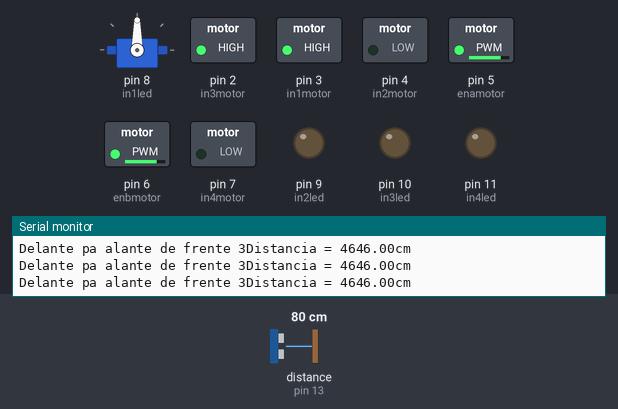
The sketch below on a simulated Arduino Uno, built with avr-gcc and run on an emulated ATmega328P. Shown: servo, switched loads named in the sketch (green lamp = pin HIGH), output pins drawn as LEDs (lit = HIGH), the last lines printed to the serial monitor. Wiring (inferred from the names in the program): ultrasonic range finder: trigger pin 12; echo pin 13. The test bench sets the inputs (shaded band); at power-on: distance to the obstacle (sensor on pin 13) 80 cm. The echo pulse lasts 58.3 µs per cm; random numbers use the default seed unless the sketch sets one; pins used as bus, display or sensor lines are not drawn.

Above: at 1.2 s.
1.3 s: distance to the obstacle (sensor on pin 13) set to 56 cm
4.3 s: distance to the obstacle (sensor on pin 13) set to 47 cm
At 5.0 s:
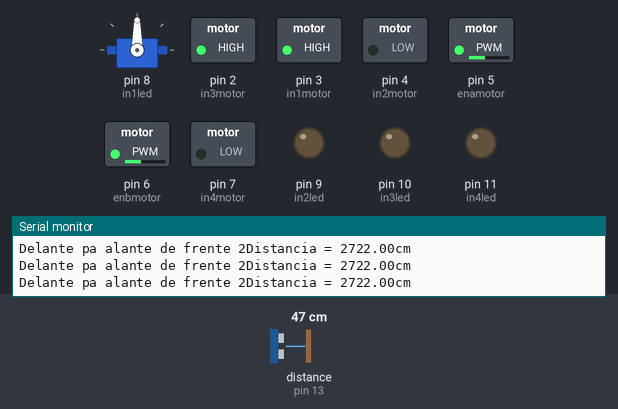
5.8 s: distance to the obstacle (sensor on pin 13) set to 30 cm
8.8 s: distance to the obstacle (sensor on pin 13) set to 25 cm
At 10.1 s:
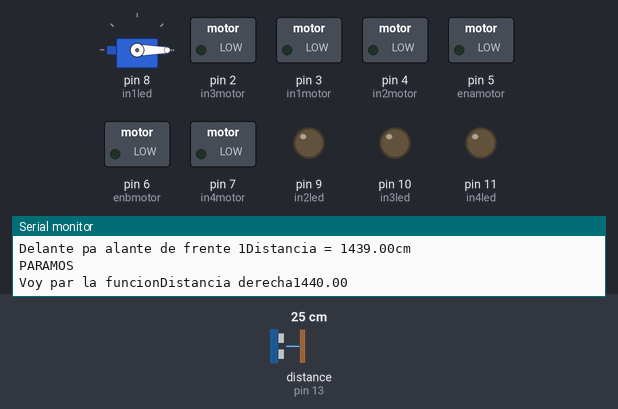
At 12.9 s:
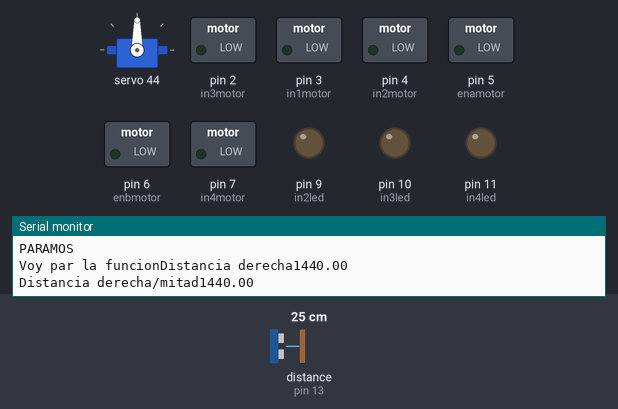
Timing chart, 0 to 23.8 s (numbered marks = the images above; inputs shaded):
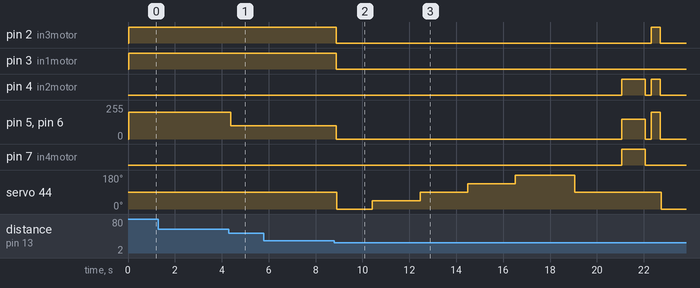

Measured:
- the behaviour switches between 52 and 51 cm on distance to the obstacle (sensor on pin 13) (found by bisection; images 0 and 1)
- the behaviour switches between 27 and 26 cm on distance to the obstacle (sensor on pin 13) (found by bisection; images 1 and 2)
- after the input at 4.3 s, pin 5 (enamotor), pin 6 (enbmotor): 200/255 → 100/255 after 0.08 s
- after the input at 8.8 s, pin 2 (in3motor): HIGH → LOW after 0.07 s, → HIGH 13.4 s later, → LOW 0.40 s later; pin 3 (in1motor): HIGH → LOW after 0.07 s

The sketch:

Arduino-Code.ino
```cpp
// 8 IN1 LEDS wire red
// 9  IN2 LEDS wire yellow
// 10 IN3 LEDS wire orange
// 11 IN4 LEDS wire green
// 12 TRLG SENSOR
// 13 ECHO SENSOR
// GND PLACA GND SENSOR
// VCC +5V DEL SENSOR AL MOTOR
// 7  IN4 MOTOR
// 6 ENB MOTOR
// 5 ENA MOTOR
// 4 IN2 MOTOR
// 3 IN1 MOTOR
// 2 IN3 MOTOR
// GND MOTOR GND PLACA
// +12V VIN PLACA
// +5V PLACA VCC LEDS
// GND PLACA GND LEDS
//

// Include the string library
#include <Servo.h>

Servo servoMotor;

int in1led = 8;// 8 IN1 LEDS
int in2led = 9;// 9  IN2 LEDS
int in3led = 10;// 10 IN3 LEDS
int in4led = 11;// 11 IN4 LEDS

int trigsensor = 12;// 12 TRIG SENSOR
int echosensor = 13;// 13 ECHO SENSOR

int in4motor = 7;// 7  IN4 MOTOR
int enbmotor = 6;// 6 ENB MOTOR
int enamotor = 5;// 5 ENA MOTOR
int in2motor = 4;// 4 IN2 MOTOR
int in1motor = 3;// 3 IN1 MOTOR
int in3motor = 2;// 2 IN3 MOTOR

int velocidadCoche = 100;
float distancia = 0.0;
int estado = 'g';
bool revisando = false;
float tdst[2][3]; // [fila][columna]


// Para hacer prints en consola Serial.printIn(string o variable)

void setup() {
    Serial.begin(9600);

    servoMotor.attach(8);

    // El trig del sensor se utiliza para enviar señal al sensor para que
    // que nos envie una señal de la distancia
    pinMode(trigsensor, OUTPUT);
    // Recibimos respuesta de la distancia del sensor
    pinMode(echosensor, INPUT);
    // Ponemos todos las conexiones al motor en OUTPUT ya que no queremos
    // recibir ninguna señal del motor
    pinMode(in4motor, OUTPUT);
    pinMode(enbmotor, OUTPUT);
    pinMode(enamotor, OUTPUT);
    pinMode(in2motor, OUTPUT);
    pinMode(in1motor, OUTPUT);
    pinMode(in3motor, OUTPUT);

    // Leds
    pinMode(in1led, OUTPUT);
    pinMode(in2led, OUTPUT);
    pinMode(in3led, OUTPUT);
    pinMode(in4led, OUTPUT);
}

void derecha() {
    // Ponemos potencia de los motores
    analogWrite(enamotor, velocidadCoche);
    analogWrite(enbmotor, velocidadCoche);

    // hacemos que vaya hacia delante
    digitalWrite(in1motor, LOW);
    digitalWrite(in2motor, HIGH);
    digitalWrite(in3motor, HIGH);
    digitalWrite(in4motor, LOW);
}

void izquierda() {
    // Ponemos potencia de los motores
    analogWrite(enamotor, velocidadCoche);
    analogWrite(enbmotor, velocidadCoche);

    // hacemos que vaya hacia atras
    digitalWrite(in1motor, HIGH);
    digitalWrite(in2motor, LOW);
    digitalWrite(in3motor, LOW);
    digitalWrite(in4motor, HIGH);
}

void delante() {
    // Ponemos potencia de los motores
    analogWrite(enamotor, velocidadCoche);
    analogWrite(enbmotor, velocidadCoche);

    // hacemos que vaya hacia delante
    digitalWrite(in1motor, HIGH);
    digitalWrite(in2motor, LOW);
    digitalWrite(in3motor, HIGH);
    digitalWrite(in4motor, LOW);
}

void atras() {
    // Ponemos potencia de los motores
    analogWrite(enamotor, velocidadCoche);
    analogWrite(enbmotor, velocidadCoche);

    // hacemos que vaya hacia delante
    digitalWrite(in1motor, LOW);
    digitalWrite(in2motor, HIGH);
    digitalWrite(in3motor, LOW);
    digitalWrite(in4motor, HIGH);
}

void parar() {
    // Ponemos potencia de los motores
    analogWrite(enamotor, LOW);
    analogWrite(enbmotor, LOW);

    // hacemos que vaya hacia atras
    digitalWrite(in1motor, LOW);
    digitalWrite(in2motor, LOW);
    digitalWrite(in3motor, LOW);
    digitalWrite(in4motor, LOW);

    Serial.println("PARAMOS");
}

void GetDistance() {
    // Enviamos una señal debil al Trig para que no detecte que le estemos pidiendo nada
    digitalWrite(trigsensor, LOW);
    // Esperamos 2 microsegundos
    delayMicroseconds(2);
    // Enviamos una señar alta al Trig para pedir
    digitalWrite(trigsensor, HIGH);
    // Esperamos 10 microsegundos
    delayMicroseconds(10);
    // Enviamos otra señal debil al Trig para que no vuelva a detectar que le estamos pidiendo
    digitalWrite(trigsensor, LOW);
    // Seteamos la variable de distancia para poder cogerla en el loop
    distancia = pulseIn(echosensor, HIGH);
    // return distancia;
}

// Funcion de inicio
void func_1() {
// void loop() {
    // Parece que gira hacia la derecha xd
    velocidadCoche = 200;
    derecha();
    delay(3000);
    parar();

    delay(1000);
    izquierda();
    delay(3000);
    parar();

    velocidadCoche = 150;
    delay(5000);
    delante();
    delay(3000);
    parar();

    delay(1000);
    atras();
    delay(3000);
    parar();
    delay(10000);
}

// El del mando
void func_2() {
    // Lo que se supone que va por bluethooth

    if (Serial.available()>0) {
        estado = Serial.read();
    }
    if (estado == 'f') {
        velocidadCoche = 150;
        delante();
    } else if (estado == 'b') {
        velocidadCoche = 150;
        atras();
    } else if (estado == 'l') {
        velocidadCoche = 100;
        izquierda();
    } else if (estado == 'r') {
        velocidadCoche = 150;
        derecha();
    } else if (estado == 'c') {
        velocidadCoche = 100;
        parar();
    } else if (estado == 'o') {
        // velocidadCoche = 0;
        // func_1();
    } else if (estado == 'm') {
        delante();
        delay(1000);
        parar();
    }
    //else {
        //velocidadCoche = 0;
        //parar();
    //}
}

void func_3() {
    int distanciaD = 0;
    int distanciaI = 0;
    int prueba = 0;
    GetDistance();
    delay(30);
    Serial.print("Distancia = ");
    Serial.print(distancia);
    Serial.println("cm ");
    // Serial.print(Serial.available());
    // Serial.print(Serial.read());

    if (distancia < 1200) {
        if (random(1,100) > 50) {
          velocidadCoche = 150;
          atras();
          delay(250);
          derecha();
          delay(random(3,5)*1000);
        } else {
          velocidadCoche = 150;
          atras();
          delay(250);
          izquierda();
          delay(random(3,5)*1000);
        }
        parar();
        // derecha();
    } else if (distancia <= 2000){
        // Bajamos velocidad por si acaso
        Serial.print("Delante pa alante de frente");
        delante();
        velocidadCoche = 80;
    } else if (distancia <= 3000) {
        // Bajamos velocidad por si acaso
        Serial.print("Delante pa alante de frente");
        delante();
        velocidadCoche = 150;
    } else {
        // Bajamos velocidad por si acaso
        Serial.print("Delante pa alante de frente");
        delante();
        velocidadCoche = 200;
    }
}

void func_4() {
    int distanciaD = 0;
    int distanciaI = 0;
    int prueba = 0;
    GetDistance();
    delay(30);
    Serial.print("Distancia = ");
    Serial.print(distancia);
    Serial.println("cm ");

    if (distancia < 1500) {
        int aleatorio = random(1,3);
        if (aleatorio == 1) {
            // 180 Grados y tirar pa adelante
            velocidadCoche = 150;
            atras();
            delay(1000);
            parar();
            delay(250);
            velocidadCoche = 200;
            derecha();
            delay(1400);
            parar();
        } else if (aleatorio == 2) {
            // Girar derecha y hacia delante
            parar();
            delay(500);
            velocidadCoche = 200;
            izquierda();
            delay(1400);
            parar();
        } else {
            // Girar derecha y hacia delante
            parar();
            delay(500);
            velocidadCoche = 200;
            izquierda();
            delay(1400);
            parar();
        }
    } else if (distancia <= 2000){
        // Bajamos velocidad por si acaso
        Serial.print("Delante pa alante de frente");
        velocidadCoche = 120;
        delante();
    } else if (distancia <= 3000) {
        // Bajamos velocidad por si acaso
        Serial.print("Delante pa alante de frente");
        velocidadCoche = 150;
        delante();
    } else {
        // Bajamos velocidad por si acaso
        Serial.print("Delante pa alante de frente");
        velocidadCoche = 200;
        delante();
    }
}

// void func_5() {
void loop() {
    if (!revisando) {
        GetDistance();
        delay(30);
        Serial.print("Distancia = ");
        Serial.print(distancia);
        Serial.println("cm ");

        if (distancia < 1500) {
            parar();
            Serial.print("Voy par la funcion");
            func_6();
            delay(1000);
            while (revisando) {
                delay(100);
            }
            Serial.print("Acabo la espera y te enseño lo que tengo");

            // Si las dos izquierdas tienen más de 1700 le dejo pasar o Si las dos derechas tienen más de 1700 le dejo pasar
            if ((tdst[2][3] > 1700 && tdst[1][3] > 1700) || (tdst[1][1] > 1700 && tdst[2][2] > 1700)) {
                velocidadCoche = 200;
                // Revisamos cual de los lados es el que puedo girar y giro
                bool canD = false;
                bool canI = false;
                if (tdst[2][3] > 1700 && tdst[1][3] > 1700) {
                    canD = true;
                }
                if (tdst[1][1] > 1700 && tdst[2][2] > 1700) {
                    canI = true;
                }

                if (canD == true && canI == true) {
                    if (random(1,100) > 50) {
                        // Va derecha
                        derecha();
                        delay(750);
                        parar();
                    } else {
                        // Va izquierda
                        izquierda();
                        delay(750);
                        parar();
                    }
                } else if (canD == true) {
                    // Va derecha
                    derecha();
                    delay(750);
                    parar();
                } else if (canI == true) {
                    // Va izquierda
                    izquierda();
                    delay(750);
                    parar();
                } else {
                    // ERRORERRORERRORERRORERRORERRORERRORERROR //
                }

            // Si la izquierda total o la derecha total son mayor a 1700
            } else if (tdst[2][3] > 1700 || tdst[2][2] > 1700) {
                velocidadCoche = 200;
                // Revisamos cual de los dos es el que puedo girar y giro
                bool canD = false;
                bool canI = false;
                if (tdst[2][3] > 1700) {
                    canD = true;
                }
                if (tdst[2][2] > 1700) {
                    canI = true;
                }
                if (canD == true && canI == true) {
                    if (random(1,100) > 50) {
                        // Va derecha
                        derecha();
                        delay(750);
                        parar();
                    } else {
                        // Va izquierda
                        izquierda();
                        delay(750);
                        parar();
                    }
                } else if (canD == true) {
                    // Va derecha
                    derecha();
                    delay(750);
                    parar();
                } else if (canI == true) {
                    // Va izquierda
                    izquierda();
                    delay(750);
                    parar();
                } else {
                    // ERRORERRORERRORERRORERRORERRORERRORERROR //
                }

            // SI NO funciona nada de lo anterior, echo para atrás un poco y giro hacia derecha o izquierda
            } else {
                velocidadCoche = 150;
                atras();
                delay(1000);
                parar();
                delay(250);
                velocidadCoche = 200;
                if (random(1,100) > 50) {
                    // Giramos derecha
                    derecha();
                    delay(400);
                    parar();
                } else {
                    // Giramos izquierda
                    izquierda();
                    delay(400);
                    parar();
                }
            }


        } else if (distancia <= 2000){
            // Bajamos velocidad por si acaso
            Serial.print("Delante pa alante de frente 1");
            velocidadCoche = 100;
            delante();
        } else if (distancia <= 3000) {
            // Bajamos velocidad por si acaso
            Serial.print("Delante pa alante de frente 2");
            velocidadCoche = 100;
            delante();
        } else {
            // Bajamos velocidad por si acaso
            Serial.print("Delante pa alante de frente 3");
            velocidadCoche = 200;
            delante();
        }
    }
}

void func_6() {
    revisando = true;

    // Miro de derecha y guardo variable en 2 3
    servoMotor.write(0); // Miramos de derecha
    delay(500);
    GetDistance();
    delay(30);
    tdst[2][3] = distancia;
    Serial.print("Distancia derecha");
    Serial.println(tdst[2][3]);
    delay(1000);

    // Miro de derecha/mitad y guardo variable en 1 3
    servoMotor.write(45); // Miramos de derecha/mitad
    delay(1000);
    GetDistance();
    delay(30);
    tdst[1][3] = distancia;
    Serial.print("Distancia derecha/mitad");
    Serial.println(tdst[1][3]);
    delay(1000);

    // Miro de frente y guardo variable en 1 2
    servoMotor.write(90); // Miramos de frente
    delay(1000);
    GetDistance();
    delay(30);
    tdst[1][2] = distancia;
    Serial.print("Distancia centro");
    Serial.println(tdst[1][2]);
    delay(1000);

    // Miro de izquierda/mitad y guardo variable en 1 1
    servoMotor.write(135); // Miramos de izquierda/mitad
    delay(1000);
    GetDistance();
    delay(30);
    tdst[1][1] = distancia;
    Serial.print("Distancia izquierda/mitad");
    Serial.println(tdst[1][1]);
    delay(1000);

    // Miro izquierda
    servoMotor.write(180); // Miramos de izquierda
    delay(1000);
    GetDistance();
    delay(30);
    tdst[2][2] = distancia;
    Serial.print("Distancia izquierda");
    Serial.println(tdst[2][2]);
    delay(1500);
    servoMotor.write(90);
    delay(1000);


    revisando = false;
}

// void loop() {
//     if (!revisando){
//         func_6();
//     } else {
//         delay(1000);
//     }
    // delay(1000);
    // servoMotor.write(90); // Miramos de derecha
    // delay(1000);
    // servoMotor.write(45); // Miramos de derecha/mitad
    // delay(1000);
    // servoMotor.write(90); // Miramos de frente
    // delay(1000);
    // servoMotor.write(135); // Miramos de izquierda/mitad
    // delay(1000);
    // servoMotor.write(180); // Miramos de izquierda
    // delay(1000);
// }
```
